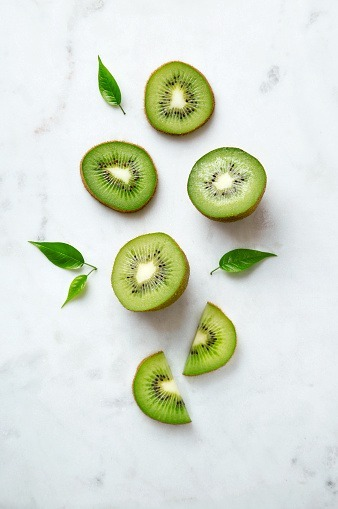
#> input picture task6_filtreleme/kivi.jpeg, 338 x 509 px
$ python task_kivi.py
#> lines starting #> are read from the running program, lines starting #| are printed output that depends on the picture; after the words box and inside, x2 and y2 are one past the last pixel; in counts of white or black regions, pixels touching at a corner belong together
import cv2
import numpy as np
import matplotlib.pyplot as plt

img = cv2.imread("kivi.jpeg")
#> img is the input picture: shape (509, 338, 3); mean B, G, R 208.8, 222.4, 215.3

img_hsv = cv2.cvtColor(img, cv2.COLOR_BGR2HSV)
#> img_hsv: shape (509, 338, 3); mean H, S, V 84.2, 32.5, 224.8

lower_mask = np.array([25, 55, 0])
upper_mask = np.array([45, 255, 255])

mask = cv2.inRange(img_hsv, lower_mask, upper_mask)
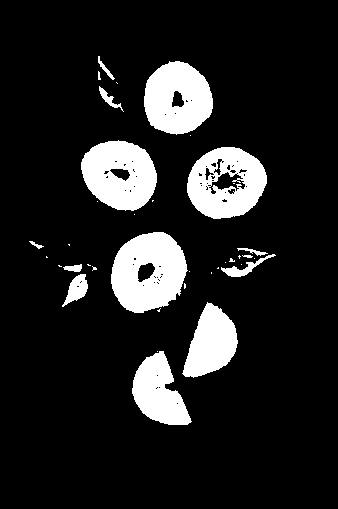
#> mask: shape (509, 338); 13.2% white; 37 white regions (23 under 20 px), largest, box (x1, y1, x2, y2) and area: (111, 232, 188, 313) 4491, (81, 140, 157, 211) 3916, (187, 147, 267, 219) 3859
source = cv2.bitwise_and(img, img, mask=mask)  # belirtilen renk aralığındaki pikselleri aldık.
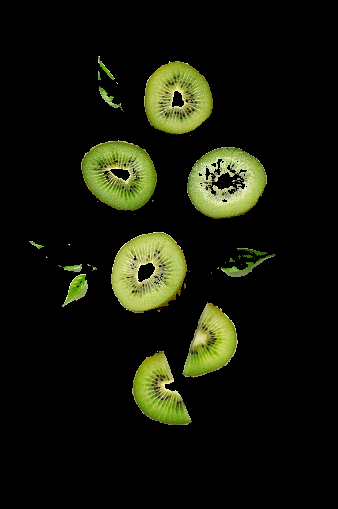
#> source: shape (509, 338, 3); mean B, G, R 9.5, 22.3, 19.9

gray = cv2.cvtColor(source, cv2.COLOR_BGR2GRAY)
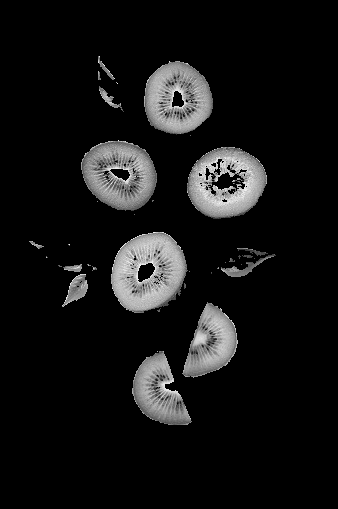
#> gray: shape (509, 338); min 0, max 248, mean 20.1

ret, thresh = cv2.threshold(gray, 0, 255, cv2.THRESH_BINARY + cv2.THRESH_OTSU)
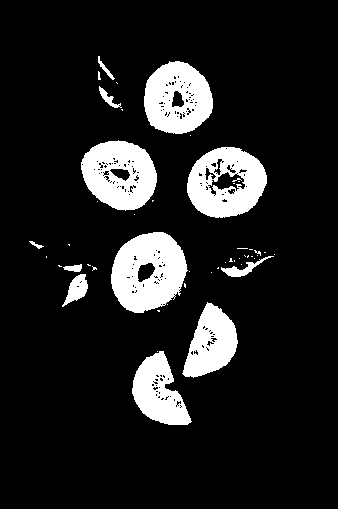
#> thresh: shape (509, 338); 12.8% white; 49 white regions (37 under 20 px), largest, box (x1, y1, x2, y2) and area: (111, 232, 188, 313) 4410, (81, 140, 157, 211) 3772, (187, 147, 267, 218) 3769
#> ret = 77
blur = cv2.medianBlur(thresh, 29)
#> blur: shape (509, 338); 11.9% white; 6 white regions, box (x1, y1, x2, y2) and area: (112, 233, 186, 311) 4424, (189, 148, 265, 217) 4003, (83, 142, 156, 209) 3773, (145, 63, 212, 133) 3609, (133, 356, 186, 424) 2307, (186, 309, 236, 375) 2281

kernel = np.ones((19, 15), np.uint8)
kernel2 = np.ones((21, 17), np.uint8)

erosion = cv2.erode(blur, kernel, iterations=1)
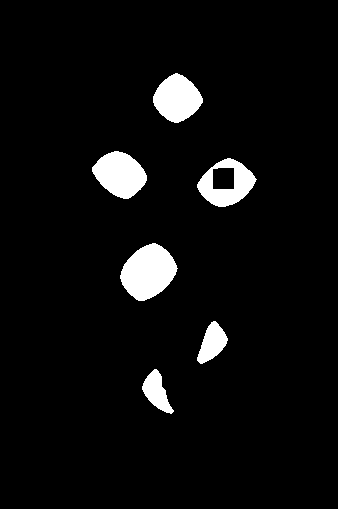
#> erosion: shape (509, 338); 5.1% white; 6 white regions, box (x1, y1, x2, y2) and area: (120, 243, 178, 301) 2270, (92, 151, 147, 199) 1789, (153, 73, 203, 123) 1694, (197, 158, 257, 207) 1515, (197, 321, 228, 364) 760, (142, 369, 174, 414) 723
dilation = cv2.dilate(erosion, kernel2, iterations=1)
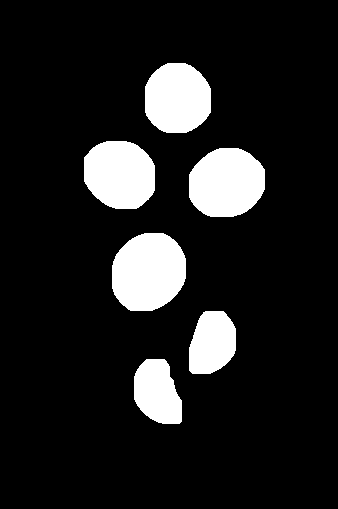
#> dilation: shape (509, 338); 12.5% white; 6 white regions, box (x1, y1, x2, y2) and area: (112, 233, 186, 311) 4678, (189, 148, 265, 217) 4255, (84, 141, 155, 209) 3977, (145, 63, 211, 133) 3814, (134, 359, 182, 424) 2403, (189, 311, 236, 374) 2388

plt.figure(figsize=(12, 6))

plt.subplot(1, 2, 1)
plt.imshow(cv2.cvtColor(img, cv2.COLOR_BGR2RGB))
plt.title('Before')

plt.subplot(1, 2, 2)
plt.imshow(dilation, cmap='gray')
plt.title('After')

plt.show()
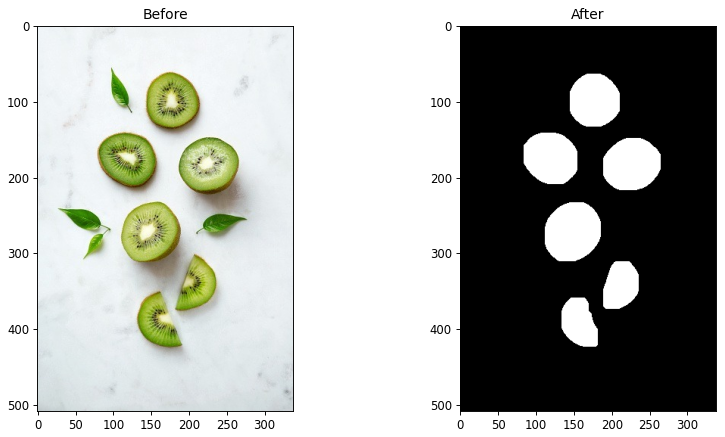
#> figure drawn by matplotlib, 2 panels
